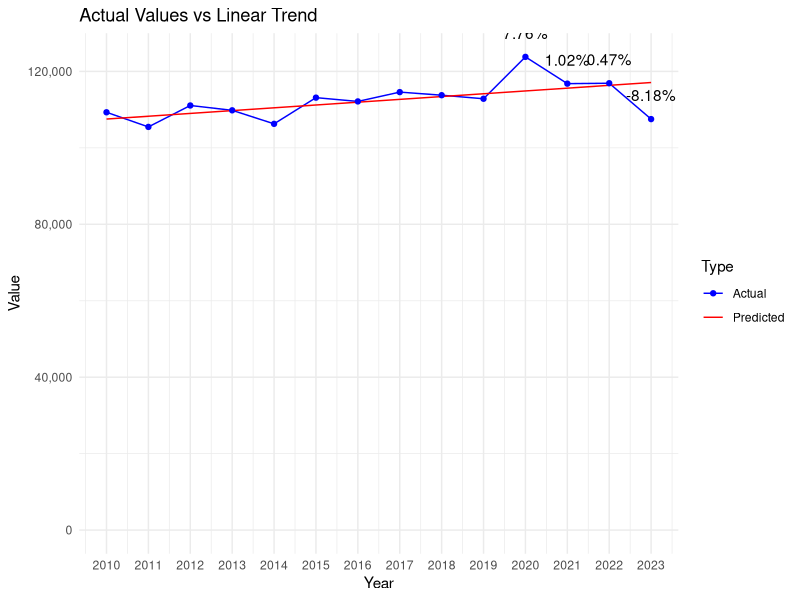

The R source for this figure:
# Load necessary libraries
library(dplyr)
library(readr)
library(ggplot2)

# Defines the data as a named vector
data <- c(
  `2010` = 109302, `2011` = 105476, `2012` = 111082, `2013` = 109815, `2014` = 106280,
  `2015` = 113133, `2016` = 112144, `2017` = 114581, `2018` = 113773, `2019` = 112843,
  `2020` = 123798, `2021` = 116796, `2022` = 116901, `2023` = 107517
)

# Extracts data for the decade and recent years
decade <- data[as.character(2010:2019)]
recent_years <- data[as.character(2020:2023)]

# Fits a linear model to the decade data
years <- as.numeric(names(decade))
lm_model <- lm(decade ~ years)

# Predicts values for 2020 to 2023 based on the linear model
predicted_values <- predict(lm_model, newdata = data.frame(years = as.numeric(names(recent_years))))

# Calculates deviations from the linear trend
deviations <- recent_years - predicted_values

# Calculates the mean and standard deviation of the decade
decade_mean <- mean(decade)
decade_stddev <- sd(decade)

# Initializes vectors to store the calculated values
z_scores <- numeric(length(recent_years))
percent_deviations <- numeric(length(recent_years))

# Calculates and store the Z-scores, deviations, and percentage of deviations for recent years
for (i in 1:length(recent_years)) {
  year <- names(recent_years)[i]
  z_scores[i] <- (recent_years[year] - decade_mean) / decade_stddev
  deviation <- deviations[year]
  percent_deviations[i] <- (deviation / predicted_values[i]) * 100
  cat(sprintf("Year: %s, Z-score: %f, Deviation from linear trend: %f, Percentage of deviation: %f%%\n",
              year, z_scores[i], deviation, percent_deviations[i]))
}

# Prepare an extended range for predictions, including 2020 to 2023
extended_years <- as.numeric(c(names(decade), names(recent_years)))

# Predict values for the extended range based on the linear model
extended_predicted_values <- predict(lm_model, newdata = data.frame(years = extended_years))

# Create a data frame for plotting actual values
actual_plot_data <- data.frame(
  Year = as.numeric(names(data)),
  Value = data,
  Type = "Actual"
)

# Create a data frame for plotting predicted values
predicted_plot_data <- data.frame(
  Year = extended_years,
  Value = extended_predicted_values,
  Type = "Predicted"
)

# Combine actual and predicted data
plot_data <- rbind(actual_plot_data, predicted_plot_data)

# Create the line chart
p <- ggplot(plot_data, aes(x = Year, y = Value, color = Type)) +
  geom_line(aes(group = Type)) +
  geom_point(data = actual_plot_data, aes(x = Year, y = Value)) +
  theme_minimal() +
  labs(title = "Actual Values vs Linear Trend", x = "Year", y = "Value") +
  scale_color_manual(values = c("Actual" = "blue", "Predicted" = "red")) +
  scale_y_continuous(labels = scales::comma, limits = c(0, max(plot_data$Value))) +
  scale_x_continuous(breaks = extended_years) # Set breaks to every year

# Add percentage of deviation annotations for 2020 to 2023
for (i in 1:length(recent_years)) {
  year <- as.numeric(names(recent_years)[i])
  deviation_value <- percent_deviations[i]
  p <- p + annotate("text", x = year, y = data[as.character(year)], label = paste0(round(deviation_value, 2), "%"), vjust = -1.5)
}

# Print the plot
print(p)